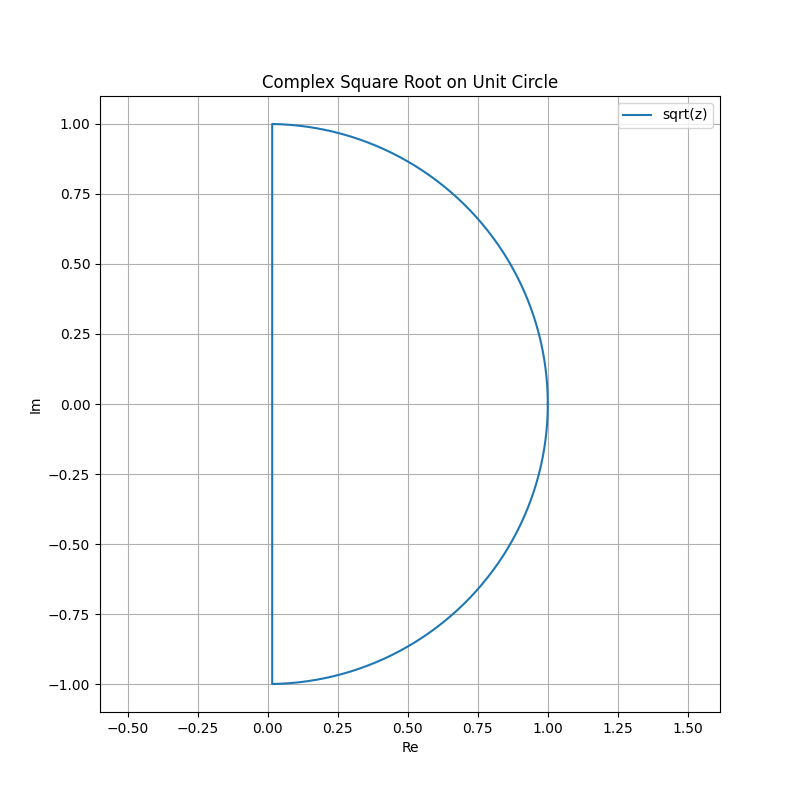

Write Python code to recreate this figure.
import numpy as np
import matplotlib.pyplot as plt
from numpy.lib.scimath import sqrt as csqrt

#Here is a testing code for confim the quastion about complex square root

def DefinineComplexSquareRoot(theta):
    z=np.cos(theta) + 1j*np.sin(theta)
    print(csqrt(1-1j))
    print(2**(0.25)*np.sqrt((1+1/np.sqrt(2))/2))
    print(2**(0.25)*np.sqrt((1-1/np.sqrt(2))/2))
    return csqrt(z)




theta_values= np.linspace(0,2*np.pi, 100)
ComplexSquareRoot= DefinineComplexSquareRoot(theta_values)

#
plt.figure(figsize=(8, 8))
plt.plot(ComplexSquareRoot.real, ComplexSquareRoot.imag, label="sqrt(z)")
plt.xlabel("Re")
plt.ylabel("Im")
plt.title("Complex Square Root on Unit Circle")
plt.grid(True)
plt.axis('equal')
plt.legend()
plt.savefig("ComplexSquareRoot.png")
plt.show()

